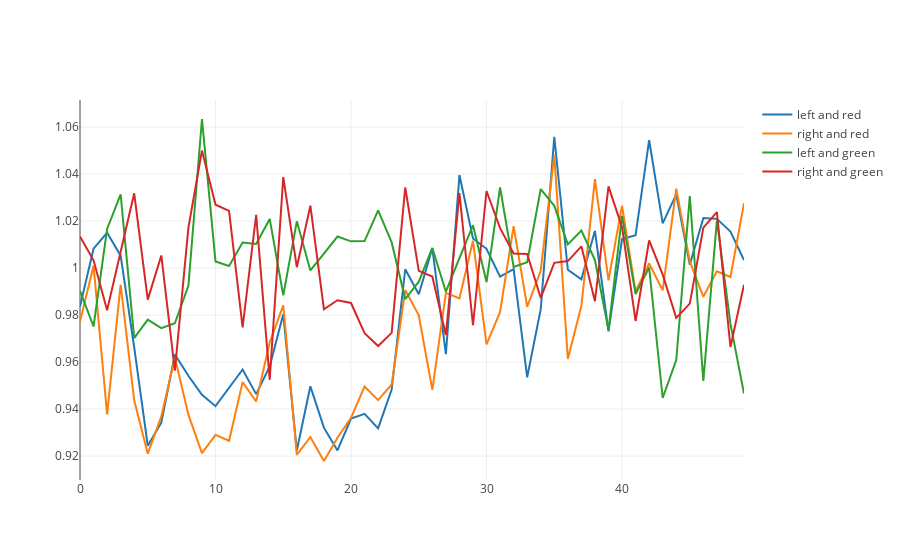
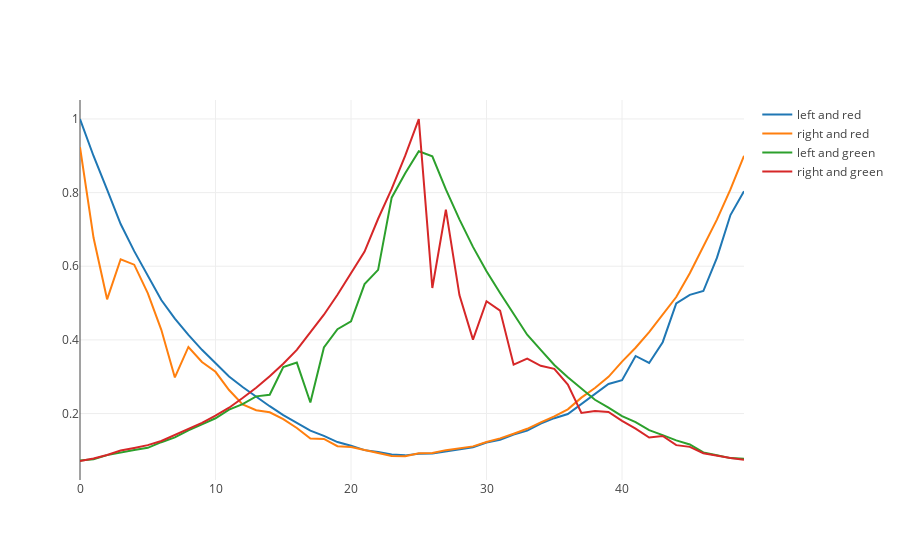
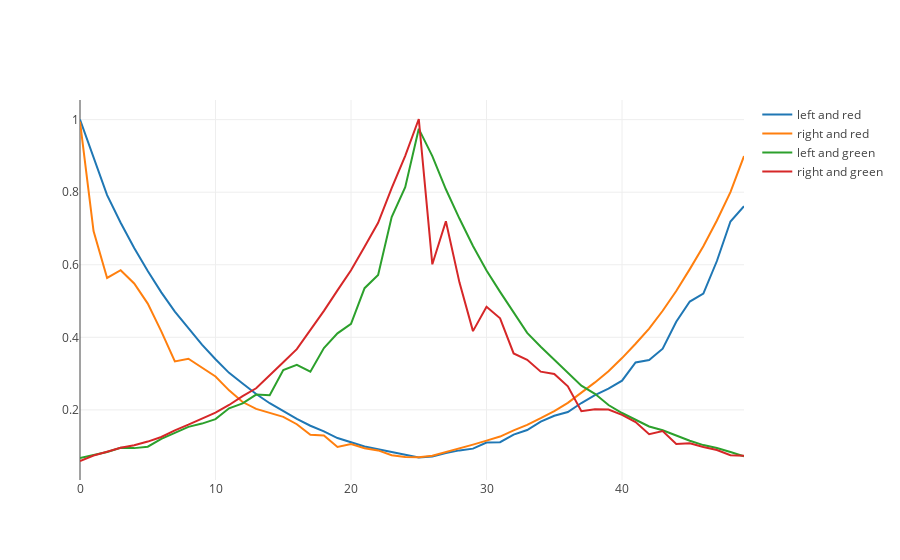
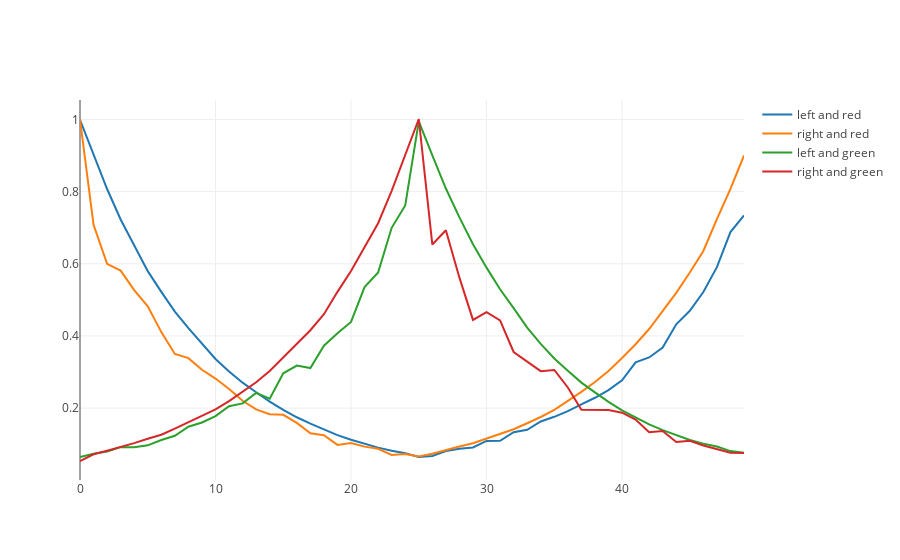

Write notebook code for charts like these, in order.
### Code cell
TD(50,10000,.1,.9,.5)
#inputs: nstates,nepisodes,lrate,gamma,td_lambda
